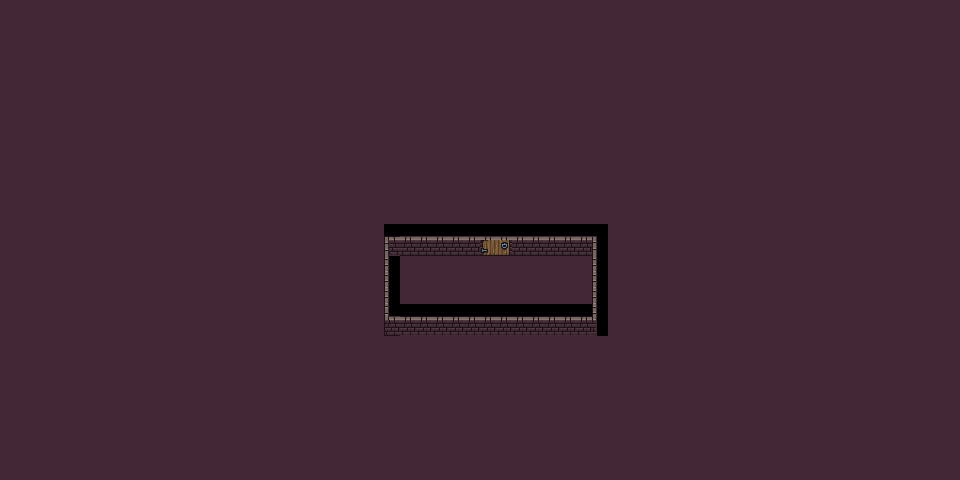

A level layout from a 2D game, rendered from its tile map. Below: a short description, then the map file with tile-grid data replaced by summaries:
An orthogonal 60x30 tile map with 16x16 px tiles, 2 tile layers (Tile Layer 1, Tile Layer 2).

<map version="1.0" tiledversion="1.1.6" orientation="orthogonal" renderorder="right-down" width="60" height="30" tilewidth="16" tileheight="16" infinite="0" nextobjectid="2">
 <tileset firstgid="1" name="0x72_16x16DungeonTileset_walls.v2" tilewidth="16" tileheight="16" tilecount="256" columns="16">
  <image source="0x72_16x16DungeonTileset_walls.v2.png" width="256" height="256" />
 </tileset>
 <layer name="Tile Layer 1" width="60" height="30">
  <data>[1800 cells, 1800 non-empty, 13 distinct tile ids]</data>
 </layer>
 <layer name="Tile Layer 2" width="60" height="30">
  <data>[1800 cells, 2 non-empty, 2 distinct tile ids]</data>
 </layer>
</map>
